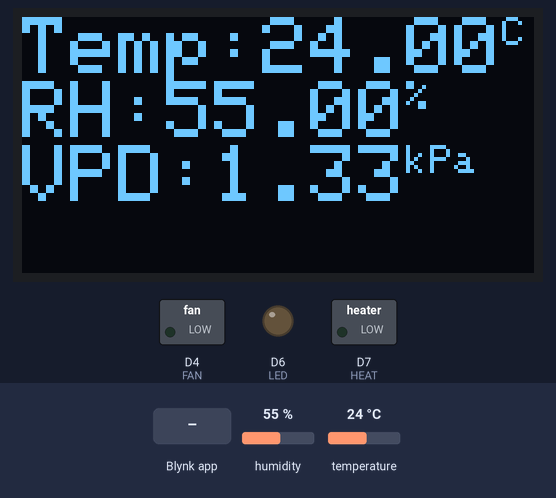
Recording of a program running on a simulated ESP8266 (NodeMCU). Parts: 128×64 one-colour display, switched loads named in the program (green lamp = pin HIGH), output pins drawn as LEDs (lit = HIGH). The inputs (shaded band) are chosen by the test bench; at power-on: humidity 55 %, temperature 24 °C. WiFi joins after 1.5 s; servers stay silent unless stated; the display library's start-up logo is not drawn.

Above: at 3.3 s.
3.4 s: humidity set to 22 %
At 13.3 s:
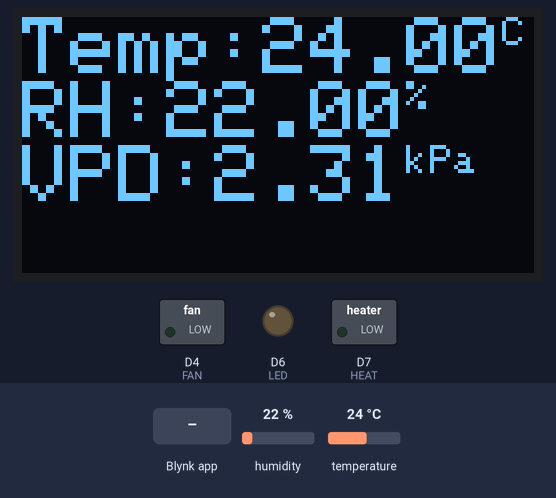
13.6 s: Blynk app writes 1 to V0
At 14.1 s:
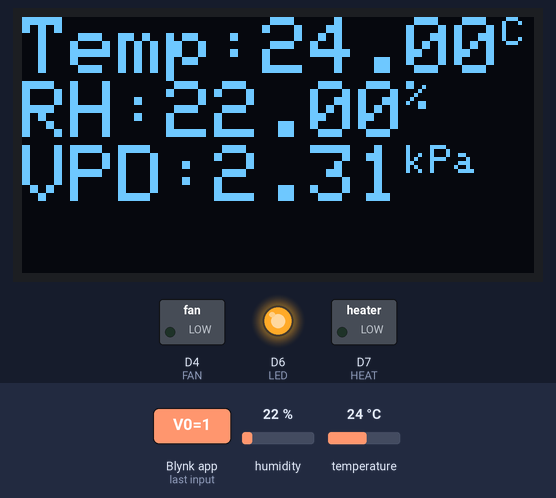
15.1 s: Blynk app writes 200 to V7
At 16.3 s:
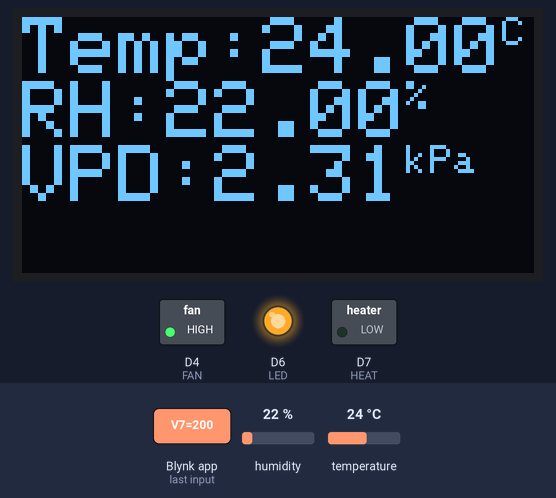
16.6 s: Blynk app writes 0 to V0
At 17.7 s:
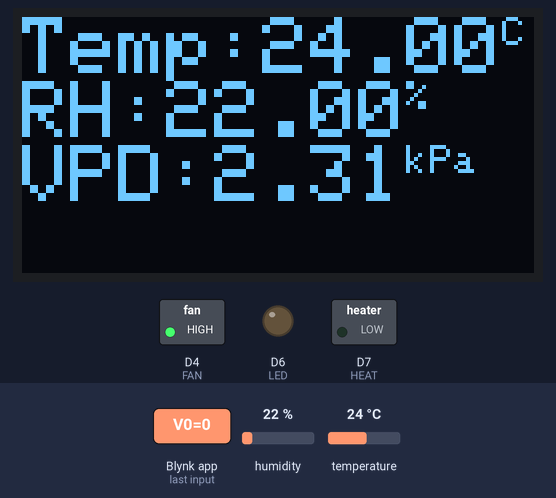
18.1 s: temperature set to 12 °C
At 23.3 s:
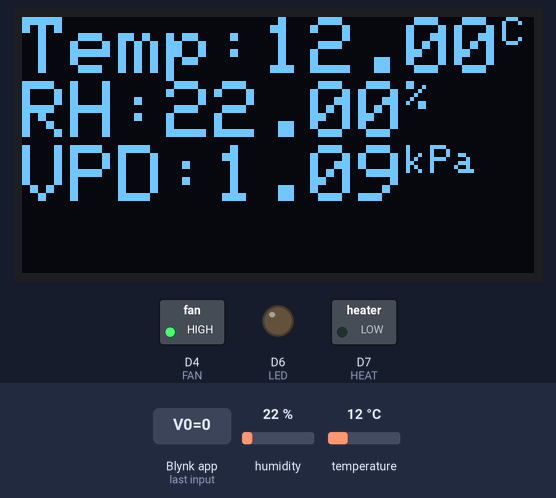
23.6 s: humidity set to 40 %
At 33.5 s:
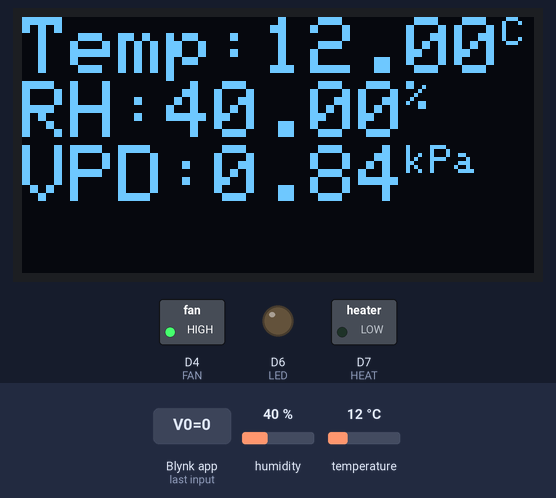
Timing chart, 0 to 34.6 s (numbered marks = the images above; inputs shaded):
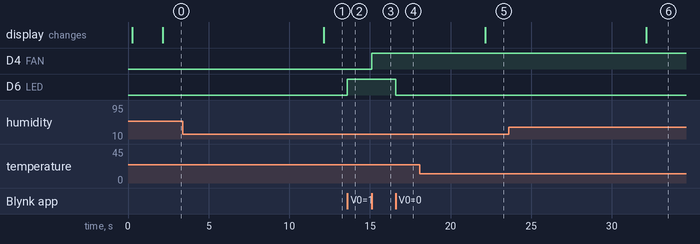

Measured:
- after the input at 3.4 s, the display: changes after 8.7 s (image 1)
- after the input at 13.6 s, D6 (LED): LOW → HIGH at once
- after the input at 15.1 s, D4 (FAN): LOW → HIGH at once
- after the input at 16.6 s, D6 (LED): HIGH → LOW at once
- after the input at 18.1 s, the display: changes after 4.0 s (image 5)
- after the input at 23.6 s, the display: changes after 8.5 s (image 6)

The program:

main.cpp
```cpp
#define BLYNK_TEMPLATE_ID "TMPL7qODvrzN"
#define BLYNK_DEVICE_NAME "Gaia v001"
#define BLYNK_AUTH_TOKEN "aP4dI-7Q1Ba4QRSE4JJl5p8wICvBbGnM"
#define BLYNK_PRINT Serial

#include <ESP8266WiFi.h>
#include <BlynkSimpleEsp8266.h>

char auth[] = BLYNK_AUTH_TOKEN;
char ssid[] = "HCC 2.4";
char pass[] = "caravana";

BlynkTimer timer;

#include <SPI.h>
#include <Wire.h>
#include <Adafruit_GFX.h>
#include <Adafruit_SH110X.h>

#define i2c_Address 0x3c //initialize with the I2C addr 0x3C Typically eBay OLED's

#define SCREEN_WIDTH 128 // OLED display width, in pixels
#define SCREEN_HEIGHT 64 // OLED display height, in pixels
#define OLED_RESET -1   //   QT-PY / XIAO
Adafruit_SH1106G display = Adafruit_SH1106G(SCREEN_WIDTH, SCREEN_HEIGHT, &Wire, OLED_RESET);

#include "DHTesp.h"
DHTesp dht;

float vpd;
float temp;
float hum;
int light;
float vpdMax;
float vpdMin;
float tempMax;
float tempMin;
int heatOn = 1;
const uint8_t FAN = D4;
const uint8_t LED = D6;
const uint8_t Sensor_LED = D8;
const uint8_t HEAT = D7;


float measureHum() {
  float humidity = dht.getHumidity();
  return humidity;
}

float measureTemp() {
  float temp = dht.getTemperature();
  return temp;
}

float getVPD(float hum, float temp) { // calcula vapor preasure deficit en kPa
 float svp = (610.78 * exp(temp/(temp + 238.3) * 17.269)/1000);
 float vpd = svp * ( 1 - hum/100);
 return vpd;
}

// int measureLight() {
//   int light = digitalRead(Sensor_LED);
//   if (light == HIGH){
//     Blynk.virtualWrite(V6, 0);
//     return 0;
//   }else{
//     Blynk.virtualWrite(V6, 1);
//     return 1;
//   }
// }

// void printCenterText(const String &str, int x, int y){ // toma una string y unas coordenadas iniciales e imprime el texto en el centro de la pantalla
//   int16_t x1, y1;
//   uint16_t w, h;
//   display.getTextBounds(str, x, y, &x1, &y1, &w, &h); //devuelve las medidas del cuadro de texto
//   display.setCursor(x + 64 - w / 2, y);
//   display.println(str);
// }

void updateDisplay(float hum, float temp, float vpd, int light){
  display.setRotation(2);
  display.clearDisplay();
  display.setCursor(0,0);
  display.setTextSize(2);
  display.setTextColor(SH110X_WHITE);
  display.print("Temp:");
  display.print(temp);
  display.setTextSize(1);display.println("C");display.println(' ');

  display.setTextSize(2);
  display.print("RH:");
  display.print(hum);
  display.setTextSize(1);display.println("%");display.println(' ');

  display.setTextSize(2);
  display.setTextColor(SH110X_WHITE);
  display.print("VPD:");
  display.print(vpd);
  display.setTextSize(1);display.println("kPa");display.println(' ');

  // display.setTextSize(2);
  // display.setTextColor(SH110X_WHITE);
  // display.print("Luz:");
  // if (light==1){
  //   display.print("ON");
  // }else{
  //   display.print("OFF");
  // }
  display.display();

}

void getData() {
  temp = measureTemp();
  hum = measureHum();
  vpd = getVPD(hum, temp);
  // light = measureLight();
}

void sendData()
{
  Blynk.virtualWrite(V4, vpd);
  Blynk.virtualWrite(V3, temp);
  Blynk.virtualWrite(V2, hum);
  updateDisplay(hum, temp, vpd, light);
}


void handleExhaust(float vpd, float vpdMax, float vpdMin){
  float min = vpdMin;
  float max = vpdMax;
  if (vpd <= min){
    digitalWrite(FAN, HIGH);
    Blynk.virtualWrite(V1, 1);
  }else if (vpd >= max)
  {
    digitalWrite(FAN, LOW);
    Blynk.virtualWrite(V1, 0);
  }
}

void handleHeat(float temp, float tempMin, float tempMax, float vpdMax, float vpd){
  if (temp <= tempMin && vpd < (vpdMax - 0.15)){
    digitalWrite(HEAT, HIGH);
    Blynk.virtualWrite(V9, 0);
  }else if (temp >= tempMax || vpd >= vpdMax){
    digitalWrite(HEAT, LOW);
    Blynk.virtualWrite(V9, 1);
  }
}


BLYNK_WRITE(V0)
{
  if (param.asInt()==1){
    digitalWrite(LED, HIGH);
  }else{
    digitalWrite(LED, LOW);
  }
}
BLYNK_WRITE(V7)
{
  vpdMin = param.asFloat();
}
BLYNK_WRITE(V8)
{
  vpdMax = param.asFloat();
}
BLYNK_WRITE(V10)
{
  tempMin = param.asFloat();
}
BLYNK_WRITE(V11)
{
  tempMax = param.asFloat();
}

BLYNK_CONNECTED()
{
  Blynk.syncVirtual(V0);
  Blynk.syncVirtual(V7);
  Blynk.syncVirtual(V8);  // will cause BLYNK_WRITE(V0) to be executed
  Blynk.syncVirtual(V10);
  Blynk.syncVirtual(V11);
  Blynk.syncVirtual(V12);
}

void setup()   {

  Serial.begin(9600);

  delay(250); // wait for the OLED to power up
  display.begin(i2c_Address, true); // Address 0x3C default
  display.setContrast (-1); // dim display
  display.display();
  dht.setup(D0, DHTesp::DHT22);
  Blynk.begin(auth, ssid, pass);
  timer.setInterval(10000, getData);
  timer.setInterval(10000, sendData);
  getData();
  sendData();
  pinMode (FAN, OUTPUT);
  pinMode(LED, OUTPUT);
  pinMode(Sensor_LED, INPUT);
  pinMode(HEAT, OUTPUT);


}

void loop()
{
  Blynk.run();
  timer.run();
  handleExhaust(vpd, vpdMax, vpdMin);
  handleHeat(temp, tempMin, tempMax, vpdMax, vpd);
}
```
